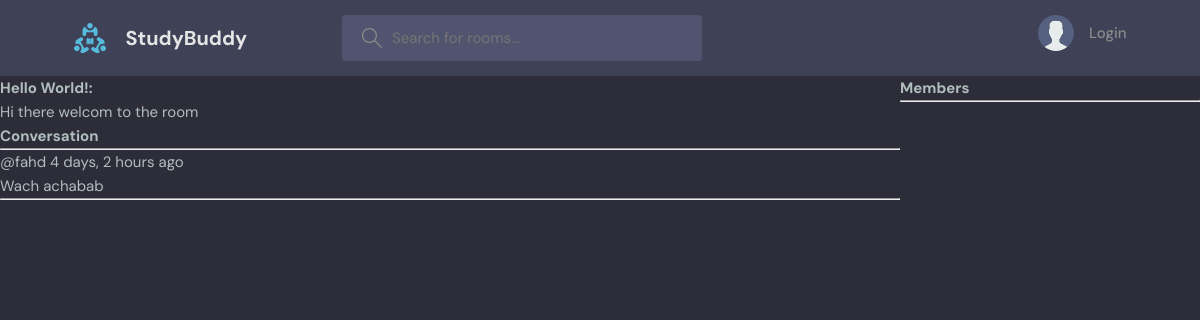
The page /room/1/ on the database its author committed.
### base/models.py (models this page shows, shortened)
class Room(models.Model):
    members = models.ManyToManyField(User, related_name='members', blank=True)
    host = models.ForeignKey(User, on_delete=models.SET_NULL, null=True)
    topic = models.ForeignKey(Topic, on_delete=models.SET_NULL, null=True)
    name = models.CharField(max_length=200)
    description = models.TextField(null=True, blank=True)
    updated = models.DateTimeField(auto_now=True)
    created = models.DateTimeField(auto_now_add=True)
    class Meta:
        ordering = ['-updated', '-created']

class Message(models.Model):
    user = models.ForeignKey(User ,on_delete=models.CASCADE)
    room = models.ForeignKey(Room, on_delete=models.CASCADE)
    body = models.TextField()
    updated = models.DateTimeField(auto_now=True)
    created = models.DateTimeField(auto_now_add=True)
    class Meta:
        ordering = ['-updated', '-created']

### base/views.py (the view, shortened to what this page needs)
# urls.py: path('room/<str:pk>/', views.room, name='room'),
def room(request, pk):
    room = Room.objects.get(id=pk)
    msgs = room.message_set.all()
    members = room.members.all()
    context = {'room':room, 'msgs':msgs, 'members':members}
    return render(request, 'base/room.html', context)

### base/templates/base/room.html (shortened to what this page needs)
{% extends 'main.html' %}
{% block content %}
<div class="room-container">
    <div>
        <h1>{{room.name}}:</h1>
        <p>{{room.description}}</p>
        <div class="comment-wrapper">
            <h3>Conversation</h3>
            <hr>
            {% for msg in msgs %}
            <div>
                <small>@{{msg.user}}  {{msg.created|timesince}} ago </small>
                <p>{{msg.body}}</p>
                <hr>
            </div>
            {% endfor %}
        </div>
    </div>
    <div>
        <h3>Members</h3>
        <hr>
    </div>
</div>
{% endblock content %}

### static/styles/style.css (style rules this page uses)
:root { --color-main: #71c6dd; --color-main-light: #e1f6fb; --color-dark: #3f4156; --color-dark-medium: #51546e; --color-dark-light: #696d97; --color-light: #e5e5e5; --color-gray: #8b8b8b; --color-light-gray: #b2bdbd; --color-bg: #2d2d39; --color-success: #5dd693; --color-error: #fc4b0b; }
* { font-family: "DM Sans", -apple-system, BlinkMacSystemFont, "Segoe UI", Roboto, Oxygen, Ubuntu, Cantarell, "Open Sans", "Helvetica Neue", sans-serif; margin: 0; padding: 0; box-sizing: border-box; text-rendering: optimizeLegibility; font-size: inherit; }
html { font-size: 56.25%; }
@media only screen and (min-width: 1200px) { html { font-size: 62.5%; } }
body { line-height: 1.6; font-weight: 400; font-size: 1.5rem; color: var(--color-light-gray); background-color: var(--color-bg); min-height: 100vh; }

### base/templates/base/room.html (style rules this page uses)
.room-container { display: grid; grid-template-columns: 3fr 1fr; }

### rows shown on the page
Room: name "Hello World!", description "Hi there welcom to the room"
Message: user "fahd", created "4 days, 2 hours", body "Wach achabab"
